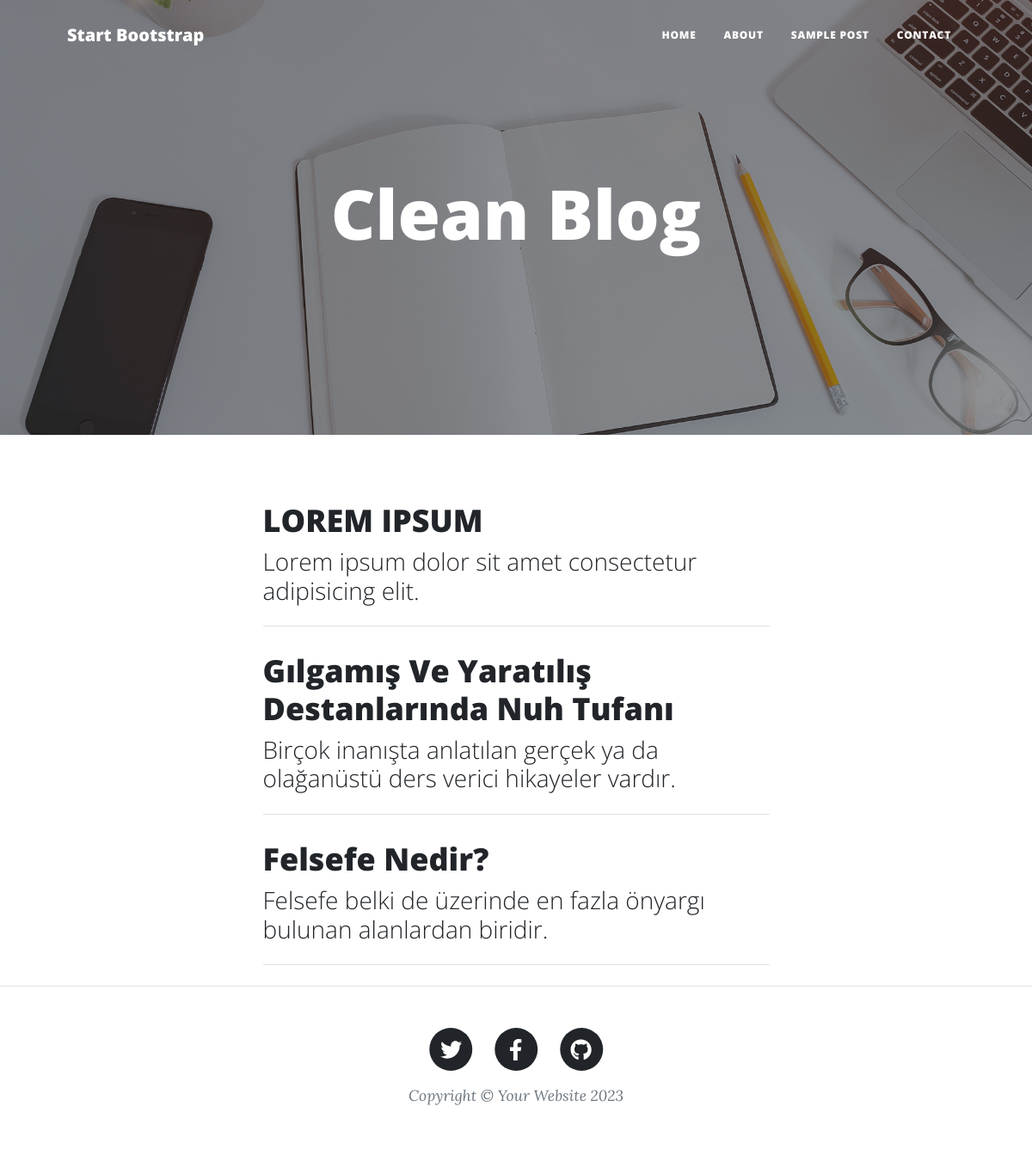
/index, run on the app's committed database.
### tables this page shows
CREATE TABLE blogs (id INTEGER PRIMARY KEY AUTOINCREMENT, title TEXT, subtitle TEXT, content TEXT, created_on TEXT, updated_on TEXT);

### flaskblog.py (the view)
@app.route('/')
@app.route('/index')
def index():
    conn = sqlite3.connect('blog.db')
    db = conn.cursor()
    cur = db.execute('SELECT * FROM blogs')
    rows = cur.fetchall()
    posts_data = []
    for row in rows:
        posts_data.append({"id": row[0], "title": row[1], "content": row[2]})
    conn.close()
    return render_template('index.html', msg='Clean Blog', rows=posts_data)

### templates/index.html
{% extends "base.html" %}
{% block content %}
<div class="post-preview">
    {% for row in rows %}
        <a href="/post/{{ row.id }}">
            <h2 class="post-title" >{{ row.title }}</h2>
            <h3 class="post-subtitle">{{ row.content }}</h3>
        </a>
        <hr class="my-4" />
    {% endfor %}
</div>
{% endblock %}

### templates/base.html (shortened to what this page needs)
<!DOCTYPE html>
<html lang="en">
    <head>
        <link href="/assets/css/styles.css" rel="stylesheet" />
    </head>
    <body>
        <nav class="navbar navbar-expand-lg navbar-light" id="mainNav">
            <div class="container px-4 px-lg-5">
                <a class="navbar-brand" href="index.html">Start Bootstrap</a>
                <div class="collapse navbar-collapse" id="navbarResponsive">
                    <ul class="navbar-nav ms-auto py-4 py-lg-0">
                        <li class="nav-item"><a class="nav-link px-lg-3 py-3 py-lg-4" href="/index">Home</a></li>
                        <li class="nav-item"><a class="nav-link px-lg-3 py-3 py-lg-4" href="/about">About</a></li>
                        <li class="nav-item"><a class="nav-link px-lg-3 py-3 py-lg-4" href="/post">Sample Post</a></li>
                        <li class="nav-item"><a class="nav-link px-lg-3 py-3 py-lg-4" href="/contact">Contact</a></li>
                    </ul>
                </div>
            </div>
        </nav>
        <header class="masthead" style="background-image: url('assets/img/home-bg.jpg')">
            <div class="container position-relative px-4 px-lg-5">
                <div class="row gx-4 gx-lg-5 justify-content-center">
                    <div class="col-md-10 col-lg-8 col-xl-7">
                        <div class="site-heading">
                            {% if msg %}
                                <h1> {{ msg }} </h1>
                            {% endif %}
                        </div>
                    </div>
                </div>
            </div>
        </header>
        <div class="container px-4 px-lg-5">
            <div class="row gx-4 gx-lg-5 justify-content-center">
                <div class="col-md-10 col-lg-8 col-xl-7">
                    {% block content %}{% endblock %}
                </div>
            </div>
        </div>
        <footer class="border-top">
            <div class="container px-4 px-lg-5">
                <div class="row gx-4 gx-lg-5 justify-content-center">
                    <div class="col-md-10 col-lg-8 col-xl-7">
                        <ul class="list-inline text-center">
                            <li class="list-inline-item">
                                <a href="#!">
                                    <span class="fa-stack fa-lg">
                                        <i class="fas fa-circle fa-stack-2x"></i>
                                        <i class="fab fa-twitter fa-stack-1x fa-inverse"></i>
                                    </span>
                                </a>
                            </li>
                            <li class="list-inline-item">
                                <a href="#!">
                                    <span class="fa-stack fa-lg">
                                        <i class="fas fa-circle fa-stack-2x"></i>
                                        <i class="fab fa-facebook-f fa-stack-1x fa-inverse"></i>
                                    </span>
                                </a>
                            </li>
                            <li class="list-inline-item">
                                <a href="#!">
                                    <span class="fa-stack fa-lg">
                                        <i class="fas fa-circle fa-stack-2x"></i>
                                        <i class="fab fa-github fa-stack-1x fa-inverse"></i>
                                    </span>
                                </a>
                            </li>
                        </ul>
                        <div class="small text-center text-muted fst-italic">Copyright &copy; Your Website 2023</div>
                    </div>
                </div>
            </div>
        </footer>
    </body>
</html>

### data on the page
blogs: title "LOREM IPSUM", content "Lorem ipsum dolor sit amet consectetur adipisicing elit."
blogs: title "Gılgamış Ve Yaratılış Destanlarında Nuh Tufanı", content "Birçok inanışta anlatılan gerçek ya da olağanüstü ders verici hikayeler vardır."
blogs: title "Felsefe Nedir?", content "Felsefe belki de üzerinde en fazla önyargı bulunan alanlardan biridir."

### other printed values
{{ msg }} "Clean Blog"
